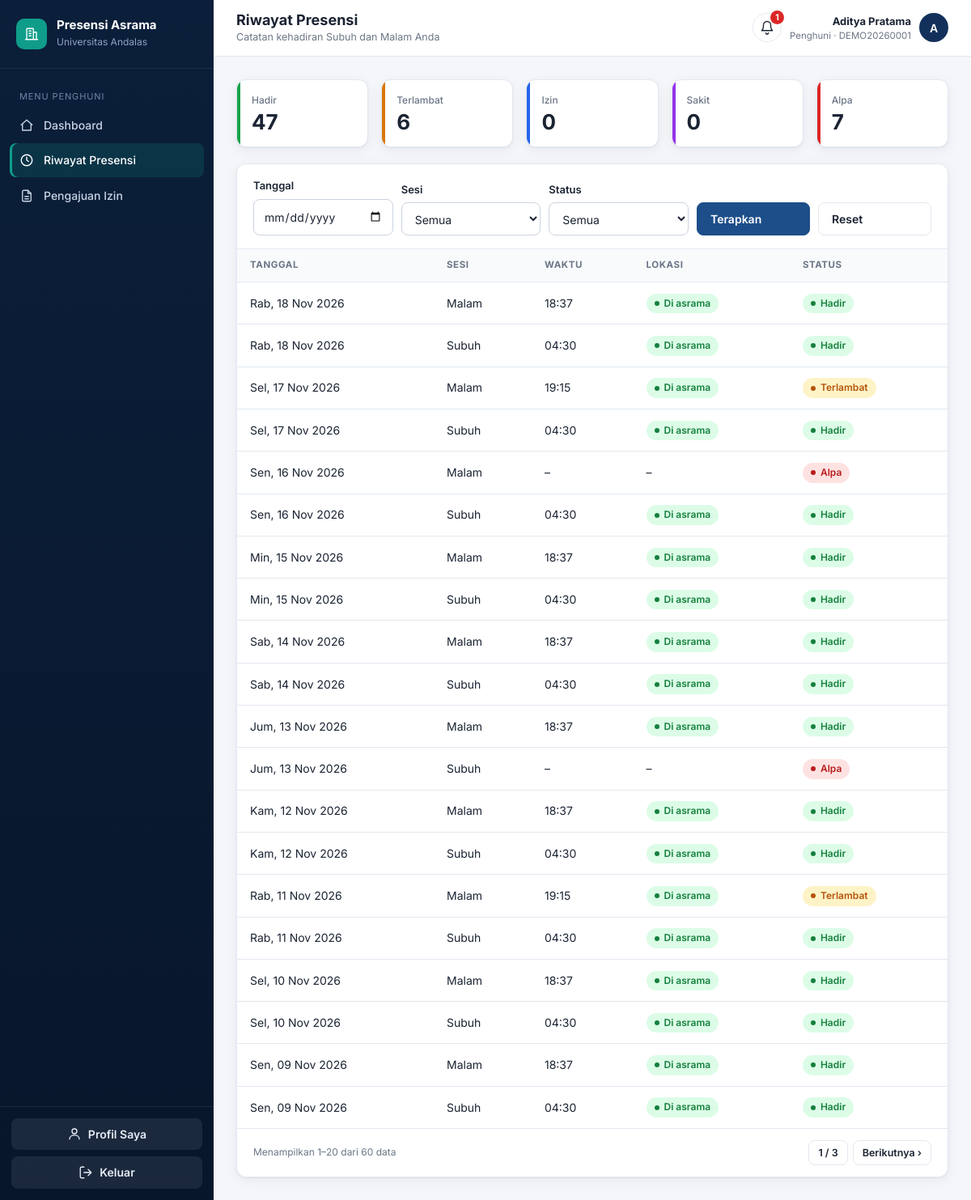
The app's page /riwayat/ (signed in) with its own data.
### accounts/models.py (models this page shows, shortened)
class User(AbstractUser):
    ROLE_CHOICES = (
        ('superadmin', 'Superadmin'),
        ('fasil', 'Fasilitator'),
        ('penghuni', 'Penghuni'),
    )
    nim_nip = models.CharField(max_length=30, unique=True, null=True, blank=True)
    role = models.CharField(max_length=20, choices=ROLE_CHOICES, default='penghuni')

class Presensi(models.Model):
    STATUS_CHOICES = (
        ('hadir', 'Hadir'),
        ('terlambat', 'Terlambat'),
        ('izin', 'Izin'),
        ('sakit', 'Sakit'),
        ('alpa', 'Alpa'),
    )
    user = models.ForeignKey(User, on_delete=models.CASCADE, related_name='presensi_list')
    sesi = models.ForeignKey(SesiPresensi, on_delete=models.CASCADE)
    tanggal = models.DateField()
    waktu_presensi = models.DateTimeField(null=True, blank=True)
    status = models.CharField(max_length=20, choices=STATUS_CHOICES, default='alpa')
    latitude = models.DecimalField(max_digits=9, decimal_places=6, null=True, blank=True)
    longitude = models.DecimalField(max_digits=9, decimal_places=6, null=True, blank=True)
    is_in_radius = models.BooleanField(default=False)
    passkey_verified = models.BooleanField(default=False)
    class Meta:
        unique_together = ('user', 'sesi', 'tanggal')

class SesiPresensi(models.Model):
    NAMA_SESI_CHOICES = (
        ('subuh', 'Subuh'),
        ('malam', 'Malam'),
    )
    nama_sesi = models.CharField(max_length=10, choices=NAMA_SESI_CHOICES)
    jam_mulai = models.TimeField()
    jam_selesai = models.TimeField()

### accounts/views.py (the view, shortened to what this page needs)
# urls.py: path('riwayat/', accounts_views.riwayat, name='riwayat'),
@login_required
def riwayat(request):
    staf = is_staf(request.user)
    qs = Presensi.objects.select_related('user', 'sesi').order_by('-tanggal', '-sesi__jam_mulai')
    if not staf:
        qs = qs.filter(user=request.user)
    f = {k: request.GET.get(k, '').strip() for k in ('q', 'tanggal', 'sesi', 'status', 'gedung')}
    if f['tanggal']:
        qs = qs.filter(tanggal=f['tanggal'])
    if f['sesi']:
        qs = qs.filter(sesi__nama_sesi=f['sesi'])
    if f['status']:
        qs = qs.filter(status=f['status'])
    query = request.GET.copy()
    query.pop('page', None)
    return render(request, 'riwayat.html', {
        'page_obj': Paginator(qs, 20).get_page(request.GET.get('page')),
        'f': f, 'staf': staf, 'rekap': rekap(qs), 'querystring': query.urlencode(),
        'gedung_list': Gedung.objects.all(), 'status_choices': Presensi.STATUS_CHOICES,
    })

### accounts/views.py (called while the page is built)
def is_admin(u):
    return u.is_superuser or u.role == 'superadmin'

def is_fasil(u):
    return u.role == 'fasil'

def is_staf(u):
    return is_admin(u) or is_fasil(u)

def rekap(qs):
    hasil = {s: 0 for s, _ in Presensi.STATUS_CHOICES}
    for r in qs.order_by().values('status').annotate(n=Count('id')):
        hasil[r['status']] = r['n']
    return hasil

### templates/riwayat.html (shortened to what this page needs)
{% extends "base.html" %}
{% block heading %}{% if staf %}Riwayat Presensi Penghuni{% else %}Riwayat Presensi{% endif %}{% endblock %}
{% block subheading %}{% if staf %}Pantau kehadiran seluruh penghuni{% else %}Catatan kehadiran Subuh dan Malam Anda{% endif %}{% endblock %}
{% block content %}
<div class="stack">
  <div class="grid g-5">
    <div class="card stat s-hadir"><span>Hadir</span><strong>{{ rekap.hadir }}</strong></div>
    <div class="card stat s-terlambat"><span>Terlambat</span><strong>{{ rekap.terlambat }}</strong></div>
    <div class="card stat s-izin"><span>Izin</span><strong>{{ rekap.izin }}</strong></div>
    <div class="card stat s-sakit"><span>Sakit</span><strong>{{ rekap.sakit }}</strong></div>
    <div class="card stat s-alpa"><span>Alpa</span><strong>{{ rekap.alpa }}</strong></div>
  </div>
  <section class="card">
    <form class="filters" method="get">
      <div class="field"><label>Tanggal</label><input class="input" type="date" name="tanggal" value="{{ f.tanggal }}"></div>
      <div class="field"><label>Sesi</label>
        <select class="input" name="sesi"><option value="">Semua</option>
          <option value="malam" {% if f.sesi == 'malam' %}selected{% endif %}>Malam</option></select></div>
      <div class="field"><label>Status</label>
        <select class="input" name="status"><option value="">Semua</option>
          {% for v,l in status_choices %}<option value="{{ v }}" {% if f.status == v %}selected{% endif %}>{{ l }}</option>{% endfor %}</select></div>
      <div class="field" style="flex:0"><button class="btn btn-primary">Terapkan</button></div>
      <div class="field" style="flex:0"><a class="btn" href="{% url 'riwayat' %}">Reset</a></div>
    </form>
    {% if page_obj.object_list %}
    <div class="table-wrap"><table>
      <thead><tr><th>Tanggal</th>{% if staf %}<th>Penghuni</th>{% endif %}<th>Sesi</th><th>Waktu</th><th>Lokasi</th><th>Status</th>{% if staf %}<th></th>{% endif %}</tr></thead>
      <tbody>{% for p in page_obj %}
        <tr><td>{{ p.tanggal|date:"D, d M Y" }}</td>
          <td>{{ p.sesi.get_nama_sesi_display }}</td>
          <td>{{ p.waktu_presensi|time:"H:i"|default:"–" }}</td>
          <td>{% if p.waktu_presensi %}{% if p.is_in_radius %}<span class="badge b-hadir">Di asrama</span>{% else %}<span class="badge b-alpa">Luar radius</span>{% endif %}{% else %}–{% endif %}</td>
          <td><span class="badge b-{{ p.status }}">{{ p.get_status_display }}</span></td>
          </tr>
      {% endfor %}</tbody>
    </table></div>
    {% include "_pagination.html" %}
    {% else %}<div class="empty"><b>Tidak ada data</b>Ubah filter untuk melihat data lain.</div>{% endif %}
  </section>
</div>
{% endblock %}

### templates/base.html (shortened to what this page needs)
{% load static %}<!DOCTYPE html>
<html lang="id">
<head>
  <link rel="stylesheet" href="{% static 'css/app.css' %}">
</head>
<body>
{% with page=request.resolver_match.url_name %}
<div class="app">
  <aside class="sidebar" id="sidebar">
    <div class="brand">
      <div class="brand-mark"><svg class="icon"><use href="#i-building"/></svg></div>
      <div><b>Presensi Asrama</b><small>Universitas Andalas</small></div>
    </div>
    <nav class="nav">
      {% if user.is_superuser or user.role == 'superadmin' %}
        <div class="nav-label">Menu Utama</div>
        <a href="{% url 'home' %}" class="{% if page == 'home' %}active{% endif %}"><svg class="icon"><use href="#i-home"/></svg>Dashboard</a>
        <a href="{% url 'riwayat' %}" class="{% if page == 'riwayat' %}active{% endif %}"><svg class="icon"><use href="#i-clock"/></svg>Rekap Presensi</a>
        <a href="{% url 'izin_list' %}" class="{% if page == 'izin_list' or page == 'izin_detail' %}active{% endif %}"><svg class="icon"><use href="#i-file"/></svg>Pengajuan Izin</a>
        <a href="{% url 'laporan' %}" class="{% if page == 'laporan' %}active{% endif %}"><svg class="icon"><use href="#i-chart"/></svg>Laporan</a>
        <div class="nav-label">Master Data</div>
        <a href="{% url 'penghuni_list' %}" class="{% if page == 'penghuni_list' %}active{% endif %}"><svg class="icon"><use href="#i-users"/></svg>Data Penghuni</a>
        <a href="{% url 'gedung_list' %}" class="{% if page == 'gedung_list' %}active{% endif %}"><svg class="icon"><use href="#i-building"/></svg>Gedung &amp; Kamar</a>
        <a href="{% url 'sesi_list' %}" class="{% if page == 'sesi_list' or page == 'sesi_ubah' %}active{% endif %}"><svg class="icon"><use href="#i-sliders"/></svg>Pengaturan Sesi</a>
        {% if user.is_staff %}<a href="{% url 'admin:index' %}"><svg class="icon"><use href="#i-shield"/></svg>Panel Admin</a>{% endif %}
      {% else %}
        <div class="nav-label">Menu Penghuni</div>
        <a href="{% url 'home' %}" class="{% if page == 'home' %}active{% endif %}"><svg class="icon"><use href="#i-home"/></svg>Dashboard</a>
        <a href="{% url 'riwayat' %}" class="{% if page == 'riwayat' %}active{% endif %}"><svg class="icon"><use href="#i-clock"/></svg>Riwayat Presensi</a>
        <a href="{% url 'izin_saya' %}" class="{% if page == 'izin_saya' or page == 'izin_detail' %}active{% endif %}"><svg class="icon"><use href="#i-file"/></svg>Pengajuan Izin</a>
      {% endif %}
    </nav>
    <div class="sidebar-foot">
      <a class="btn" href="{% url 'profil' %}" style="margin-bottom:8px"><svg class="icon"><use href="#i-user"/></svg>Profil Saya</a>
      <form method="post" action="{% url 'logout' %}">{% csrf_token %}
        <button class="btn"><svg class="icon"><use href="#i-logout"/></svg>Keluar</button>
      </form>
    </div>
  </aside>
  <div class="main">
    <header class="topbar">
      <div><h1>{% block heading %}Dashboard{% endblock %}</h1><p>{% block subheading %}{% endblock %}</p></div>
      <div class="user-chip no-print">
        <details class="notif"><summary aria-label="Notifikasi"><svg class="icon"><use href="#i-bell"/></svg>{% if notif_items %}<em>{{ notif_items|length }}</em>{% endif %}</summary>
          </details>
        <div class="meta"><b>{{ user.get_full_name|default:user.username }}</b>
          <small>{% if user.is_superuser %}Superadmin{% else %}{{ user.get_role_display }}{% endif %}{% if user.nim_nip %} · {{ user.nim_nip }}{% endif %}</small></div>
        <a href="{% url 'profil' %}" class="avatar" style="text-decoration:none">{{ user.get_full_name|default:user.username|slice:":1"|upper }}</a>
      </div>
    </header>
    <main class="content">
      {% block content %}{% endblock %}
    </main>
  </div>
</div>
{% endwith %}
</body>
</html>

### records on screen
User: get_full_name "Aditya Pratama", role "Penghuni", nim_nip "DEMO20260001", get_full_name "A"
Presensi: tanggal "Rab, 18 Nov 2026", sesi.nama_sesi "Malam", waktu_presensi "18:37", is_in_radius "Di asrama", status "Hadir"
Presensi: tanggal "Rab, 18 Nov 2026", sesi.nama_sesi "Subuh", waktu_presensi "04:30", is_in_radius "Di asrama", status "Hadir"
Presensi: tanggal "Sel, 17 Nov 2026", sesi.nama_sesi "Malam", waktu_presensi "19:15", is_in_radius "Di asrama", status "Terlambat"
Presensi: tanggal "Sel, 17 Nov 2026", sesi.nama_sesi "Subuh", waktu_presensi "04:30", is_in_radius "Di asrama", status "Hadir"
Presensi: tanggal "Sen, 16 Nov 2026", sesi.nama_sesi "Malam", waktu_presensi "–", status "Alpa"
Presensi: tanggal "Sen, 16 Nov 2026", sesi.nama_sesi "Subuh", waktu_presensi "04:30", is_in_radius "Di asrama", status "Hadir"
Presensi: tanggal "Min, 15 Nov 2026", sesi.nama_sesi "Malam", waktu_presensi "18:37", is_in_radius "Di asrama", status "Hadir"
Presensi: tanggal "Min, 15 Nov 2026", sesi.nama_sesi "Subuh", waktu_presensi "04:30", is_in_radius "Di asrama", status "Hadir"
Presensi: tanggal "Sab, 14 Nov 2026", sesi.nama_sesi "Malam", waktu_presensi "18:37", is_in_radius "Di asrama", status "Hadir"
Presensi: tanggal "Sab, 14 Nov 2026", sesi.nama_sesi "Subuh", waktu_presensi "04:30", is_in_radius "Di asrama", status "Hadir"
Presensi: tanggal "Jum, 13 Nov 2026", sesi.nama_sesi "Malam", waktu_presensi "18:37", is_in_radius "Di asrama", status "Hadir"
Presensi: tanggal "Jum, 13 Nov 2026", sesi.nama_sesi "Subuh", waktu_presensi "–", status "Alpa"
Presensi: tanggal "Kam, 12 Nov 2026", sesi.nama_sesi "Malam", waktu_presensi "18:37", is_in_radius "Di asrama", status "Hadir"
Presensi: tanggal "Kam, 12 Nov 2026", sesi.nama_sesi "Subuh", waktu_presensi "04:30", is_in_radius "Di asrama", status "Hadir"
Presensi: tanggal "Rab, 11 Nov 2026", sesi.nama_sesi "Malam", waktu_presensi "19:15", is_in_radius "Di asrama", status "Terlambat"
Presensi: tanggal "Rab, 11 Nov 2026", sesi.nama_sesi "Subuh", waktu_presensi "04:30", is_in_radius "Di asrama", status "Hadir"
Presensi: tanggal "Sel, 10 Nov 2026", sesi.nama_sesi "Malam", waktu_presensi "18:37", is_in_radius "Di asrama", status "Hadir"
Presensi: tanggal "Sel, 10 Nov 2026", sesi.nama_sesi "Subuh", waktu_presensi "04:30", is_in_radius "Di asrama", status "Hadir"
Presensi: tanggal "Sen, 09 Nov 2026", sesi.nama_sesi "Malam", waktu_presensi "18:37", is_in_radius "Di asrama", status "Hadir"
Presensi: tanggal "Sen, 09 Nov 2026", sesi.nama_sesi "Subuh", waktu_presensi "04:30", is_in_radius "Di asrama", status "Hadir"

### other values on screen
{{ notif_items|length }} "1"
{{ rekap.hadir }} "47"
{{ rekap.terlambat }} "6"
{{ rekap.izin }} "0"
{{ rekap.sakit }} "0"
{{ rekap.alpa }} "7"
{{ page_obj.start_index }} "1"
{{ page_obj.end_index }} "20"
{{ page_obj.paginator.count }} "60"
{{ page_obj.number }} "1"
{{ page_obj.paginator.num_pages }} "3"
